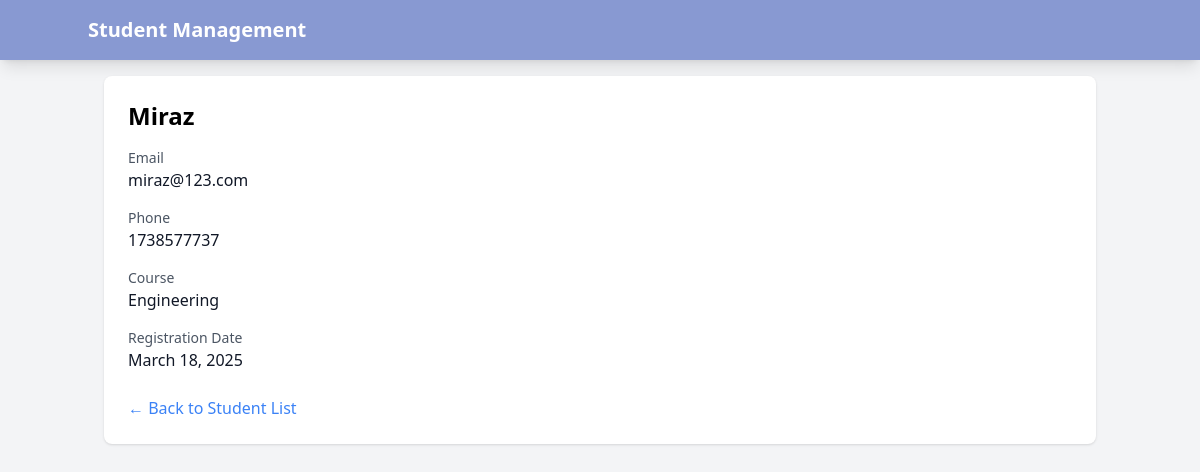
The app's page /5/ with its own data.
### students/models.py (models this page shows, shortened)
class Student(models.Model):
    COURSE_CHOICES = [
        ('CS', 'Computer Science'),
        ('ENG', 'Engineering'),
        ('BUS', 'Business'),
    ]
    name = models.CharField(max_length=100)
    email = models.EmailField(unique=True)
    phone = models.CharField(max_length=15)
    course = models.CharField(max_length=3, choices=COURSE_CHOICES)
    created_at = models.DateTimeField(auto_now_add=True)

### students/views.py (the view)
# urls.py: path('<int:pk>/', StudentDetailView.as_view(), name='student-detail'),
class StudentDetailView(DetailView):
    model = Student
    template_name = 'students/detail.html'

### students/templates/students/detail.html
{% extends 'base.html' %}
{% block content %}
<div class="bg-white p-6 rounded-lg shadow"
     x-init="gsap.from($el, {
         duration: 0.6,
         opacity: 0,
         x: -30,
         ease: 'power2.out'
     })">
    <h2 class="text-2xl font-bold mb-4">{{ student.name }}</h2>
    <div class="space-y-4">
        <div>
            <p class="text-sm text-gray-600">Email</p>
            <p class="text-gray-900">{{ student.email }}</p>
        </div>
        <div>
            <p class="text-sm text-gray-600">Phone</p>
            <p class="text-gray-900">{{ student.phone }}</p>
        </div>
        <div>
            <p class="text-sm text-gray-600">Course</p>
            <p class="text-gray-900">{{ student.get_course_display }}</p>
        </div>
        <div>
            <p class="text-sm text-gray-600">Registration Date</p>
            <p class="text-gray-900">{{ student.created_at|date:"F j, Y" }}</p>
        </div>
    </div>
    <div class="mt-6">
        <a href="{% url 'student-list' %}"
           class="text-blue-500 hover:text-blue-700 transition-colors">
            ← Back to Student List
        </a>
    </div>
</div>
{% endblock %}

### records on screen
Student: name "Miraz", email "miraz@123.com", phone "1738577737", course "Engineering", created_at "March 18, 2025"
